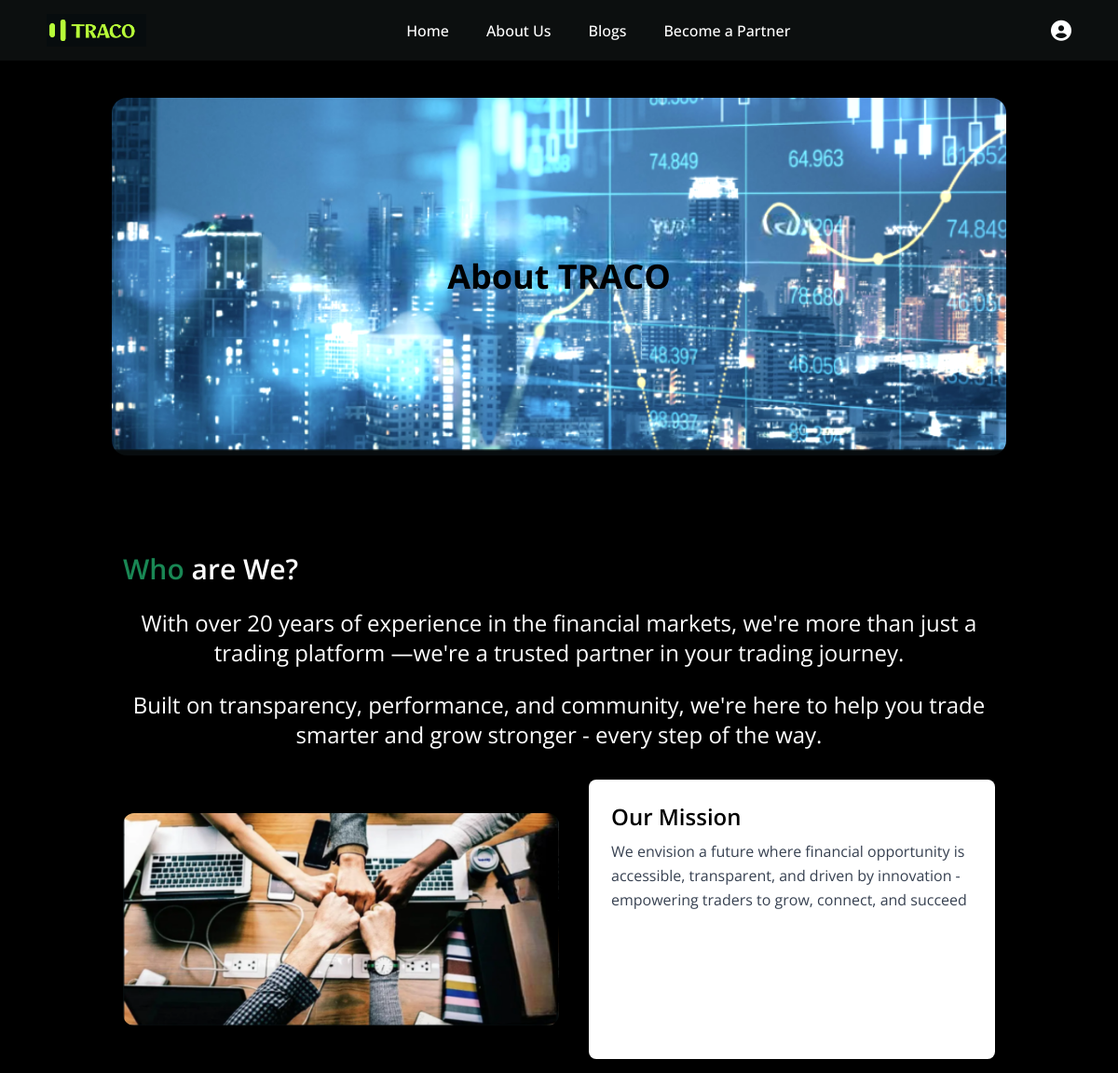
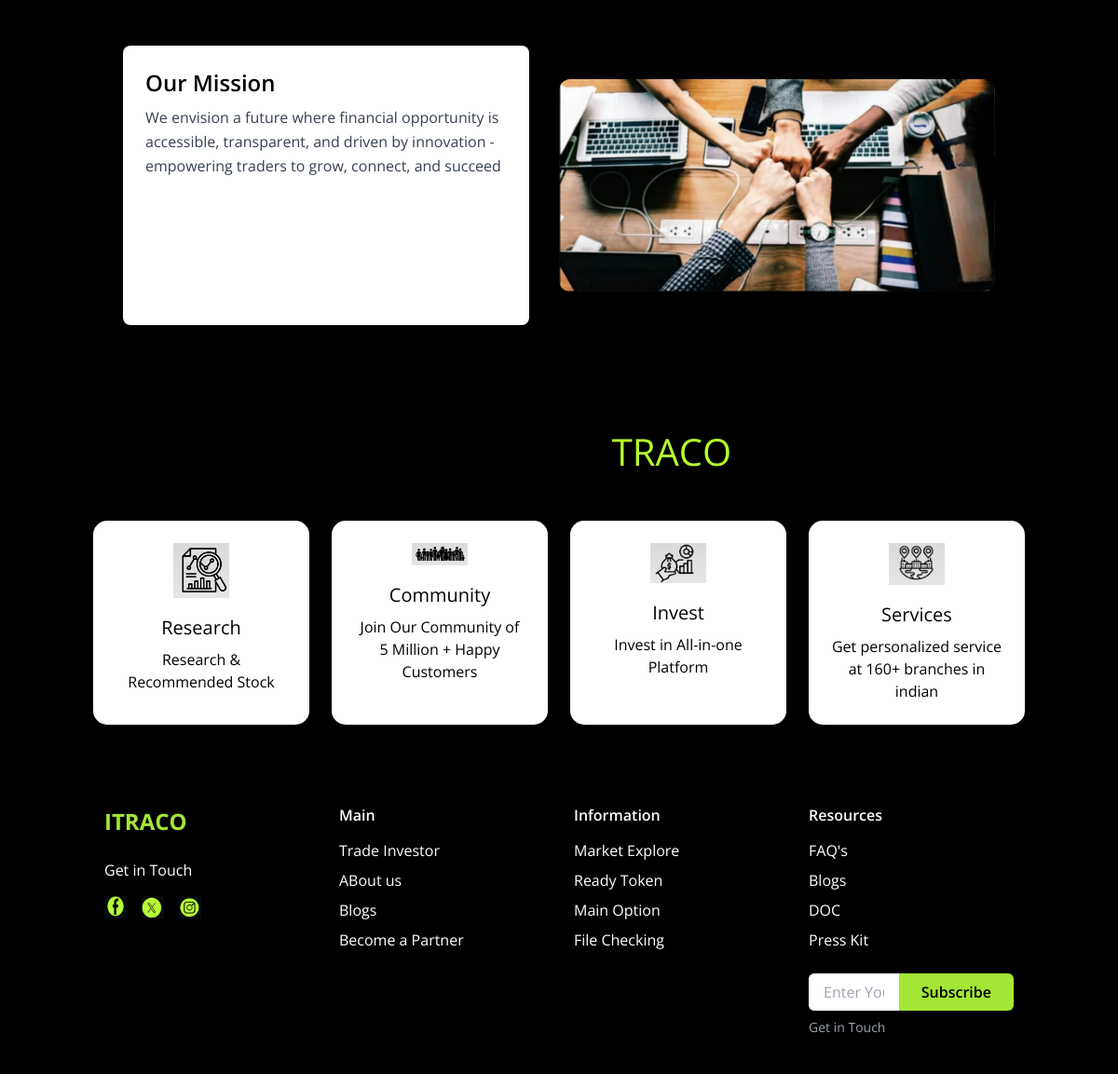
The page /about/ on the database its author committed (2 pictures, top to bottom).
### tradingapp/models.py (models this page shows, shortened)
class SiteSettings(models.Model):
    logo = models.ImageField(upload_to="logos/", blank=True, null=True)
    home_banner = models.ImageField(upload_to="banners/", blank=True, null=True)
    knowledge_title = models.CharField(max_length=200, )
    knowledge_highlight = models.CharField(max_length=200, )
    knowledge_description = models.TextField()
    knowledge_blog_name = models.CharField(max_length=50,)

class AboutSection(models.Model):
    title = models.CharField(max_length=200, default="About TRACO")
    background_image = models.ImageField(upload_to="about/", blank=True, null=True)

class AboutPage(models.Model):
    title = models.CharField(max_length=200 )
    intro = models.TextField(max_length=300)
    intro_secondary = models.TextField(max_length=200 )
    mission_title = models.CharField(max_length=200 )
    mission_text = models.TextField(max_length=200 )
    vision_title = models.CharField(max_length=200 )
    vision_text = models.TextField(max_length=200 )
    image = models.ImageField(upload_to='about/', help_text="Team image")
    updated_at = models.DateTimeField(auto_now=True)

class AboutFeature(models.Model):
    title = models.CharField(max_length=100)
    description = models.CharField(max_length=255)
    icon = models.ImageField(upload_to='about_icons/')  # PNG/SVG images
    class Meta:
        verbose_name = "About Feature"
        verbose_name_plural = "About Features"

class FooterSettings(models.Model):
    logo_text = models.CharField(max_length=100, default="ITRACO")
    newsletter_text = models.TextField(blank=True, null=True, help_text="Small description under newsletter")
    facebook_image = models.ImageField(upload_to="footer/", blank=True, null=True)
    twitter_image = models.ImageField(upload_to="footer/", blank=True, null=True)
    instagram_image = models.ImageField(upload_to="footer/", blank=True, null=True)

class FooterMenu(models.Model):
    SECTION_CHOICES = [
        ("main", "Main"),
        ("info", "Information"),
        ("resources", "Resources"),
    ]
    section = models.CharField(max_length=20, choices=SECTION_CHOICES)
    title = models.CharField(max_length=100)
    link = models.URLField(blank=True, null=True)

### tradingapp/views.py (the view)
# urls.py: path('about/', views.about, name='about'),
def about(request):
    settings = SiteSettings.objects.first()
    about_section = AboutSection.objects.first()
    about_page = AboutPage.objects.first()
    features = AboutFeature.objects.all()
    footer_settings = FooterSettings.objects.first()
    footer_menus = {
        "main": FooterMenu.objects.filter(section="main"),
        "info": FooterMenu.objects.filter(section="info"),
        "resources": FooterMenu.objects.filter(section="resources"),
    }
    if request.method == "POST":
        form = SubscriberForm(request.POST)
        if form.is_valid():
            form.save()
            messages.success(request, "Thanks for subscribing!")
            return redirect(request.path)
    else:
        form = SubscriberForm()
    return render(request, 'tradingapp/about.html', {
        "settings": settings,
        "about_section": about_section,
        "about_page": about_page,
        "features": features,
        "footer_settings": footer_settings,
        "footer_menus": footer_menus,
        "subscriber_form": form,
    })

### tradingapp/forms.py
class SubscriberForm(forms.ModelForm):
    class Meta:
        model = Subscriber
        fields = ['email']
        widgets = {
            'email': forms.EmailInput(attrs={
                'placeholder': 'Enter Your Email',
                'class': 'px-3 py-2 rounded-l-md w-full text-black'
            })
        }

### tradingapp/templates/tradingapp/about.html (shortened to what this page needs)
{% extends "tradingapp/Layout/base.html" %}
{% block content %}
<div class="relative overflow-hidden bg-black px-[10%]">
  {% if about_section.background_image %}
    <img src="{{ about_section.background_image.url }}"
         alt="About Background"
         class="w-full mt-10 mb-10 h-96 object-cover brightness-110 rounded-2xl">
  {% endif %}
  <div class="absolute inset-0 flex items-center justify-center">
    <h1 class="text-4xl font-bold text-black">
      {{ about_section.title }}
    </h1>
  </div>
</div>
<section class="about-section py-16 px-[10%]  bg-black text-white-800">
  <div class="container mx-auto">
    <h2 class="text-3xl font-semibold mb-6">
      <span class="text-success text-center">{{ about_page.title|slice:":3" }}</span>{{ about_page.title|slice:"3:" }}
    </h2>
    <p class="mb-4 text-2xl text-center">{{ about_page.intro }}</p>
    <p class="mb-8 text-2xl text-center">{{ about_page.intro_secondary }}</p>
    <div class="content-box flex flex-col md:flex-row gap-8 items-center mb-16">
      <img src="{{ about_page.image.url }}" alt="Team Image" class="w-full md:w-1/2 rounded-xl shadow-md">
      <div class="info-card bg-white md:w-1/2 p-6 rounded-lg shadow-lg min-h-[300px]">
        <h3 class="text-2xl font-semibold mb-2 text-black">{{ about_page.mission_title }}</h3>
        <p class="text-gray-700 leading-relaxed">{{ about_page.mission_text }}</p>
      </div>
    </div>
    <div class="content-box flex flex-col md:flex-row-reverse gap-8 items-center">
      <img src="{{ about_page.image.url }}" alt="Team Image" class="w-full md:w-1/2 rounded-xl shadow-md">
      <div class="info-card bg-white md:w-1/2 p-6 rounded-lg shadow-lg min-h-[300px]">
        <h3 class="text-2xl font-semibold mb-2 text-black">{{ about_page.mission_title }}</h3>
        <p class="text-gray-700 leading-relaxed">{{ about_page.mission_text }}</p>
      </div>
    </div>
  </div>
</section>
<div class=" bg-black">
<div class="container py-5 bg-black">
        <h2 class="section-title text-black">Why Choose <span>TRACO</span></h2>
      <div class="row g-4">
          {% for feature in features %}
              <div class="col-12 col-sm-6 col-lg-3 d-flex">
                  <div class="card card-custom text-center p-4 bg-white w-100">
                      <img src="{{ feature.icon.url }}" alt="{{ feature.title }}" class="mx-auto d-block">
                      <h5 class="card-title text-black">{{ feature.title }}</h5>
                      <p class="card-text text-black">{{ feature.description }}</p>
                  </div>
              </div>
          {% endfor %}
      </div>
    </div>
    </div>
{% endblock %}

### tradingapp/templates/tradingapp/Layout/base.html (shortened to what this page needs)
{% load static %}
<!DOCTYPE html>
<html lang="en">
<head>
<link href="https://cdn.jsdelivr.net/npm/bootstrap@5.3.2/dist/css/bootstrap.min.css" rel="stylesheet">
  <link rel="stylesheet" href="https://cdnjs.cloudflare.com/ajax/libs/font-awesome/6.5.0/css/all.min.css">
<script src="https://cdn.tailwindcss.com"></script>
  <link rel="stylesheet" href="{% static 'css/style.css' %}">
</head>
<body>
  {% include 'tradingapp/includes/navbar.html' %}
  {% block content %}{% endblock %}
  {% include "tradingapp/includes/footer.html" %}
</body>
</html>

### tradingapp/templates/tradingapp/includes/navbar.html (shortened to what this page needs)
{% load static %}
<nav class="navbar">
{% if settings and settings.logo %}
  <img src="{{ settings.logo.url }}" alt="Logo" class="logo-img">
{% else %}
  <img src="{% static 'tradingapp/images/logo.png' %}" alt="Default Logo" class="logo-img">
{% endif %}
  <ul class="nav-links">
    <li><a href="/">Home</a></li>
    <li><a href="/about/">About Us</a></li>
    <li><a href="/blogs/">Blogs</a></li>
    <li><a href="/become-a-partner/">Become a Partner</a></li>
  </ul>
<div class="user-icon">
  <a href="/login/">
    <i class="fas fa-user-circle"></i>
  </a>
</div>
</nav>

### tradingapp/templates/tradingapp/includes/footer.html (shortened to what this page needs)
<footer class="bg-black text-white py-10">
  <div class="container mx-auto grid md:grid-cols-4 gap-8 px-6">
<div>
  <h2 class="text-lime-400 font-bold text-2xl">{{ footer_settings.logo_text }}</h2>
  <p class="mt-4">Get in Touch</p>
  <div class="flex space-x-4 mt-3">
    {% if footer_settings.facebook_image %}
      <img src="{{ footer_settings.facebook_image.url }}" alt="Facebook" class="h-6 w-6">
    {% endif %}
    {% if footer_settings.twitter_image %}
      <img src="{{ footer_settings.twitter_image.url }}" alt="Twitter" class="h-6 w-6">
    {% endif %}
    {% if footer_settings.instagram_image %}
      <img src="{{ footer_settings.instagram_image.url }}" alt="Instagram" class="h-6 w-6">
    {% endif %}
  </div>
</div>
    <div>
      <h3 class="font-semibold mb-3">Main</h3>
      <ul class="space-y-2">
        {% for item in footer_menus.main %}
          <li><a href="{{ item.link }}" class="hover:text-lime-400">{{ item.title }}</a></li>
        {% endfor %}
      </ul>
    </div>
    <div>
      <h3 class="font-semibold mb-3">Information</h3>
      <ul class="space-y-2">
        {% for item in footer_menus.info %}
          <li><a href="{{ item.link }}" class="hover:text-lime-400">{{ item.title }}</a></li>
        {% endfor %}
      </ul>
    </div>
    <div>
      <h3 class="font-semibold mb-3">Resources</h3>
      <ul class="space-y-2">
        {% for item in footer_menus.resources %}
          <li><a href="{{ item.link }}" class="hover:text-lime-400">{{ item.title }}</a></li>
        {% endfor %}
      </ul>
      <div class="mt-6">
        <form method="POST" class="flex">
        {{ subscriber_form.email }}
        <button type="submit" class="bg-lime-400 text-black px-4 rounded-r-md font-semibold">Subscribe</button>
        </form>
        <p class="text-sm mt-2 text-gray-400">{{ footer_settings.newsletter_text }}</p>
      </div>
    </div>
  </div>
</footer>

### tradingapp/static/css/style.css (style rules this page uses)
.navbar { display: flex; justify-content: space-between; align-items: center; background-color: #0C0F0F; padding: 15px 50px; color: white; font-family: 'Open Sans', sans-serif; }
body { background-color: #000000; color: white; }
.logo-img { height: 35px; }
.nav-links { list-style: none; display: flex; gap: 40px; }
.nav-links a { text-decoration: none; color: #fff; font-size: 16px; font-weight: 500; transition: 0.3s; }
.user-icon { font-size: 22px; cursor: pointer; color: white; transition: 0.3s; }
.navbar { padding: 15px 20px; }
@media (min-width: 1024px) { .navbar { padding: 15px 50px; } }
section { min-height: auto; }
body { background-color: #0B0C0E; color: white; font-family: 'Segoe UI', sans-serif; }
.section-title { font-size: 2.5rem; text-align: center; margin-bottom: 50px; }
.section-title span { color: #B7FF2C; }
.card-custom { background-color: #1F2022; border: none; border-radius: 15px; transition: transform 0.3s ease; height: 100%; }
.card-custom img { width: 60px; height: auto; margin-bottom: 20px; }
.card-title { color: white; font-size: 1.25rem; margin-bottom: 10px; }
.card-text { color: #ccc; }

### tradingapp/templates/tradingapp/Layout/base.html (style rules this page uses)
body { font-family: 'Open Sans', sans-serif; margin: 0; padding: 0; }

### rows shown on the page
SiteSettings: logo (picture)
AboutSection: background_image (picture), title "About TRACO"
AboutPage: title "Who", title "are We?", intro "With over 20 years of experience in the financial markets, we're more than just a trading platform —we're a trusted partner in your trading journey.", intro_secondary "Built on transparency, performance, and community, we're here to help you trade smarter and grow stronger - every step of the way.", image (picture), mission_title "Our Mission", mission_text "We envision a future where financial opportunity is accessible, transparent, and driven by innovation - empowering traders to grow, connect, and succeed"
AboutFeature: icon (picture), title "Research", description "Research & Recommended Stock"
AboutFeature: icon (picture), title "Community", description "Join Our Community of 5 Million + Happy Customers"
AboutFeature: icon (picture), title "Invest", description "Invest in All-in-one Platform"
AboutFeature: icon (picture), title "Services", description "Get personalized service at 160+ branches in indian"
FooterSettings: logo_text "ITRACO", facebook_image (picture), twitter_image (picture), instagram_image (picture), newsletter_text "Get in Touch"
FooterMenu: title "Trade Investor"
FooterMenu: title "ABout us"
FooterMenu: title "Blogs"
FooterMenu: title "Become a Partner"
FooterMenu: title "Market Explore"
FooterMenu: title "Ready Token"
FooterMenu: title "Main Option"
FooterMenu: title "File Checking"
FooterMenu: title "FAQ's"
FooterMenu: title "Blogs"
FooterMenu: title "DOC"
FooterMenu: title "Press Kit"
